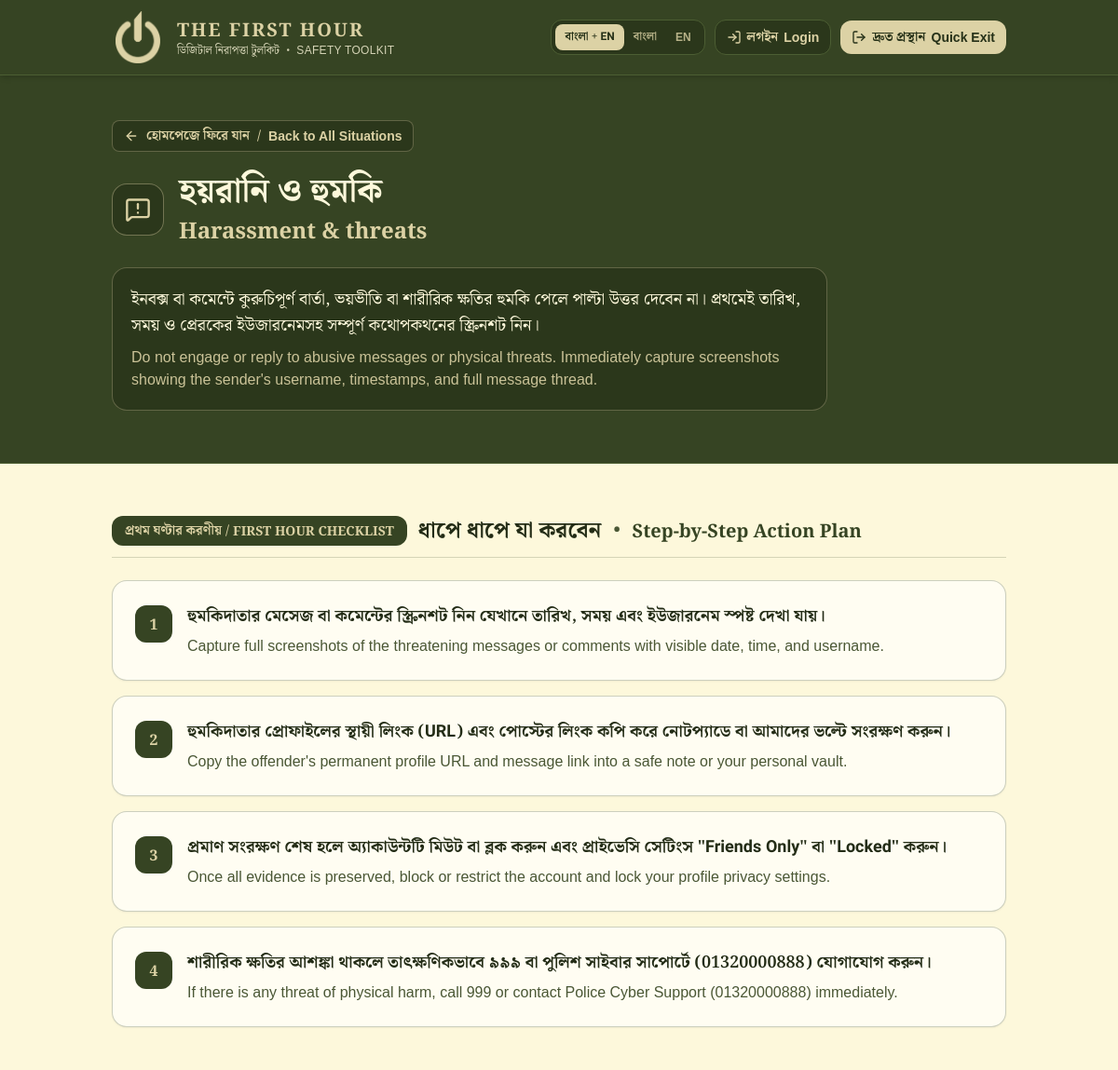
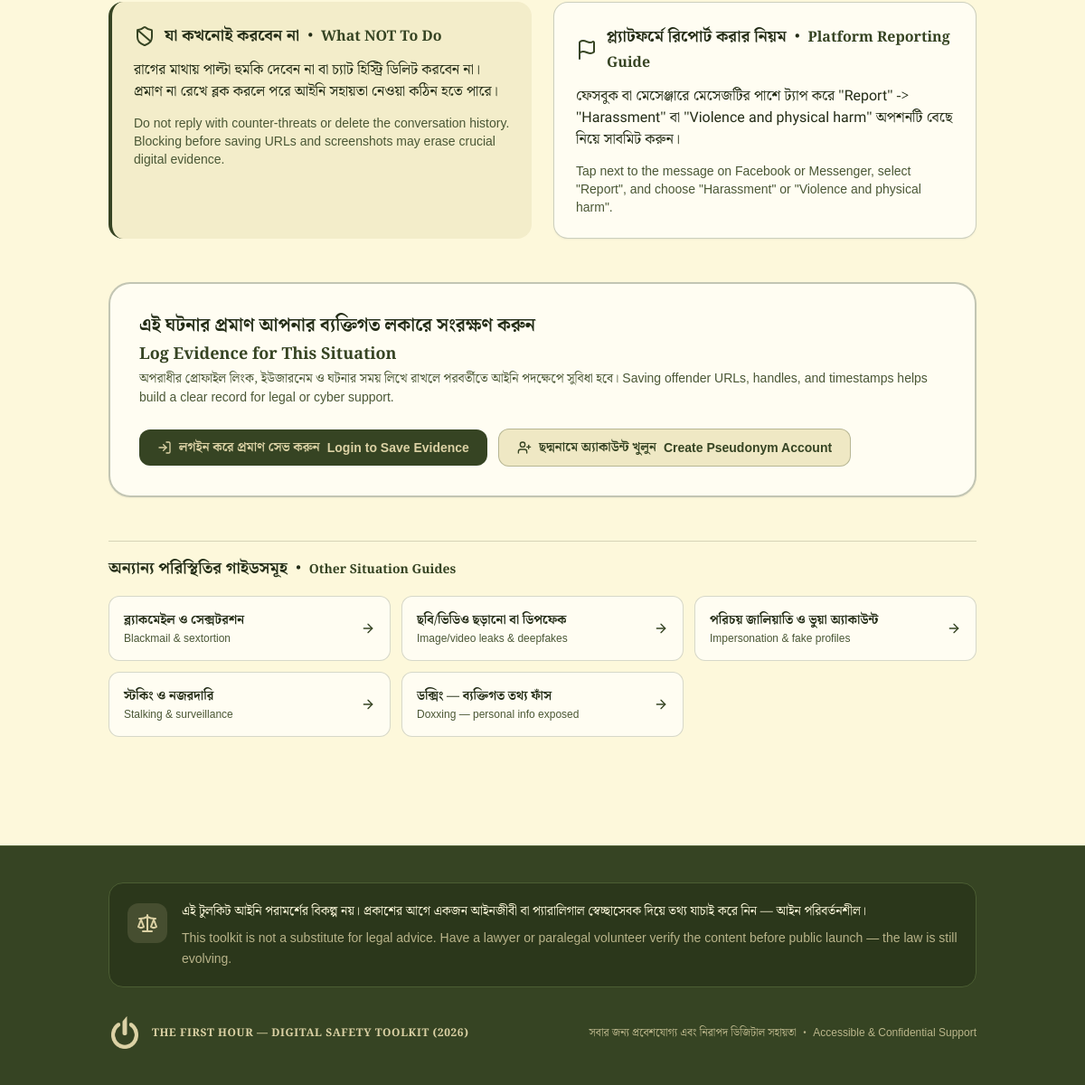
/situation/harassment-and-threats/, run on the app's committed database (2 pictures, top to bottom).
### toolkit/models.py (models this page shows, shortened)
class Situation(models.Model):
    slug = models.SlugField(max_length=100, unique=True)
    titleBn = models.CharField(max_length=200)
    titleEn = models.CharField(max_length=200)
    iconName = models.CharField(max_length=60, default='shield-alert')
    immediateActionBn = models.TextField()
    immediateActionEn = models.TextField()
    detailedStepsBn = models.TextField(blank=True)
    detailedStepsEn = models.TextField(blank=True)
    whatNotToDoBn = models.TextField(blank=True)
    whatNotToDoEn = models.TextField(blank=True)
    platformGuideBn = models.TextField(blank=True)
    platformGuideEn = models.TextField(blank=True)
    actionBtnBn = models.CharField(max_length=100, default='রিপোর্ট করুন')
    actionBtnEn = models.CharField(max_length=100, default='Report Now')
    displayOrder = models.PositiveSmallIntegerField(default=0)
    isActive = models.BooleanField(default=True)
    class Meta:
        ordering = ['displayOrder', 'id']
    def getStepsListBn(self):
        return [line.strip() for line in self.detailedStepsBn.splitlines() if line.strip()]
    def getStepsListEn(self):
        return [line.strip() for line in self.detailedStepsEn.splitlines() if line.strip()]
    def getStepPairs(self):
        bnList = self.getStepsListBn()
        enList = self.getStepsListEn()
        maxLength = max(len(bnList), len(enList))
        pairs = []
        for idx in range(maxLength):
            bnText = bnList[idx] if idx < len(bnList) else ''
            enText = enList[idx] if idx < len(enList) else ''
            pairs.append({'index': idx + 1, 'bn': bnText, 'en': enText})
        return pairs

### toolkit/views.py (the view)
# urls.py: path('situation/<slug:slug>/', views.situationDetailView, name='situationDetail'),
def situationDetailView(request, slug):
    situation = get_object_or_404(Situation, slug=slug, isActive=True)
    otherSituations = Situation.objects.filter(isActive=True).exclude(id=situation.id)
    evidenceSteps = EvidenceStep.objects.all()
    supportChannels = SupportChannel.objects.filter(isActive=True)
    contextData = {
        'situation': situation,
        'stepPairs': situation.getStepPairs(),
        'otherSituations': otherSituations,
        'evidenceSteps': evidenceSteps,
        'supportChannels': supportChannels,
    }
    return render(request, 'toolkit/situationDetail.html', contextData)

### templates/toolkit/situationDetail.html (shortened to what this page needs)
{% extends 'base.html' %}
{% block content %}
<section class="bg-brand text-canvas pt-8 pb-10 sm:pt-12 sm:pb-14 border-b border-charcoal-border" aria-labelledby="situation-heading">
    <div class="max-w-5xl mx-auto px-4 sm:px-6 lg:px-8 space-y-6">
        <a href="{% url 'toolkit:home' %}" class="inline-flex items-center gap-2 text-xs sm:text-sm font-bold text-brand-gold hover:text-canvas focus-ring rounded-lg py-1.5 px-3 bg-charcoal-card border border-brand-gold/30">
            <i data-lucide="arrow-left" class="w-4 h-4" aria-hidden="true"></i>
            <span class="lang-bn">হোমপেজে ফিরে যান</span>
            <span class="lang-sep">/</span>
            <span class="lang-en font-en">Back to All Situations</span>
        </a>
        <div class="flex flex-col sm:flex-row sm:items-center gap-4">
            <div class="w-14 h-14 rounded-2xl bg-charcoal-card border border-brand-gold/40 text-brand-gold flex items-center justify-center shrink-0">
                <i data-lucide="{{ situation.iconName }}" class="w-7 h-7" aria-hidden="true"></i>
            </div>
            <div class="space-y-1">
                <h1 id="situation-heading" class="text-2xl sm:text-4xl font-bold text-canvas">
                    <span class="lang-bn">{{ situation.titleBn }}</span>
                    <span class="block lang-en font-title text-lg sm:text-2xl text-brand-gold mt-1">{{ situation.titleEn }}</span>
                </h1>
            </div>
        </div>
        <div class="p-5 rounded-2xl bg-charcoal-card border border-brand-gold/30 space-y-2 max-w-3xl">
            <p class="lang-bn text-base sm:text-lg text-canvas font-medium leading-relaxed">
                {{ situation.immediateActionBn }}
            </p>
            <p class="lang-en font-en text-sm sm:text-base text-brand-gold/90 leading-relaxed">
                {{ situation.immediateActionEn }}
            </p>
        </div>
    </div>
</section>
<div class="max-w-5xl mx-auto px-4 sm:px-6 lg:px-8 py-10 sm:py-14 space-y-12">
    <section aria-labelledby="first-hour-steps-heading" class="space-y-6">
        <div class="flex items-center gap-3 pb-3 border-b border-brand/20">
            <span class="inline-flex items-center justify-center px-3.5 py-1.5 rounded-xl bg-brand text-brand-gold font-bold text-xs sm:text-sm uppercase">
                <span class="lang-bn">প্রথম ঘণ্টার করণীয়</span>
                <span class="lang-sep mx-1">/</span>
                <span class="lang-en font-title">FIRST HOUR CHECKLIST</span>
            </span>
            <h2 id="first-hour-steps-heading" class="text-xl sm:text-2xl font-bold text-ink">
                <span class="lang-bn">ধাপে ধাপে যা করবেন</span>
                <span class="lang-sep mx-1.5 text-muted">•</span>
                <span class="lang-en font-title text-lg sm:text-xl text-brand">Step-by-Step Action Plan</span>
            </h2>
        </div>
        <ol class="space-y-4">
            {% for pair in stepPairs %}
            <li class="bg-surface p-5 sm:p-6 rounded-2xl border border-brand/25 shadow-sm flex items-start gap-4">
                <span class="w-10 h-10 rounded-xl bg-brand text-brand-gold font-title font-bold text-base flex items-center justify-center shrink-0 mt-0.5" aria-hidden="true">
                    {{ pair.index }}
                </span>
                <div class="space-y-1.5">
                    <p class="lang-bn text-base sm:text-lg font-bold text-ink leading-snug">{{ pair.bn }}</p>
                    <p class="lang-en font-en text-sm sm:text-base text-muted leading-relaxed">{{ pair.en }}</p>
                </div>
            </li>
            {% endfor %}
        </ol>
    </section>
    <div class="grid grid-cols-1 md:grid-cols-2 gap-6">
        {% if situation.whatNotToDoBn or situation.whatNotToDoEn %}
        <section aria-labelledby="do-not-heading" class="bg-brand-soft/70 rounded-2xl border-l-4 border-brand p-6 space-y-3">
            <div class="flex items-center gap-2.5">
                <i data-lucide="shield-ban" class="w-6 h-6 text-brand shrink-0" aria-hidden="true"></i>
                <h2 id="do-not-heading" class="text-lg font-bold text-ink">
                    <span class="lang-bn">যা কখনোই করবেন না</span>
                    <span class="lang-sep mx-1">•</span>
                    <span class="lang-en font-title text-base text-brand">What NOT To Do</span>
                </h2>
            </div>
            <p class="lang-bn text-sm sm:text-base text-ink font-medium leading-relaxed">{{ situation.whatNotToDoBn }}</p>
            <p class="lang-en font-en text-xs sm:text-sm text-muted leading-relaxed">{{ situation.whatNotToDoEn }}</p>
        </section>
        {% endif %}
        {% if situation.platformGuideBn or situation.platformGuideEn %}
        <section aria-labelledby="platform-guide-heading" class="bg-surface rounded-2xl border border-brand/25 p-6 space-y-3 shadow-sm">
            <div class="flex items-center gap-2.5">
                <i data-lucide="flag" class="w-6 h-6 text-brand shrink-0" aria-hidden="true"></i>
                <h2 id="platform-guide-heading" class="text-lg font-bold text-ink">
                    <span class="lang-bn">প্ল্যাটফর্মে রিপোর্ট করার নিয়ম</span>
                    <span class="lang-sep mx-1">•</span>
                    <span class="lang-en font-title text-base text-brand">Platform Reporting Guide</span>
                </h2>
            </div>
            <p class="lang-bn text-sm sm:text-base text-ink font-medium leading-relaxed">{{ situation.platformGuideBn }}</p>
            <p class="lang-en font-en text-xs sm:text-sm text-muted leading-relaxed">{{ situation.platformGuideEn }}</p>
        </section>
        {% endif %}
    </div>
    <section aria-labelledby="detail-vault-heading" class="bg-surface rounded-3xl border-2 border-brand/30 p-6 sm:p-8 shadow-sm space-y-5">
        <div class="space-y-1">
            <h2 id="detail-vault-heading" class="text-xl font-bold text-ink">
                <span class="lang-bn">এই ঘটনার প্রমাণ আপনার ব্যক্তিগত লকারে সংরক্ষণ করুন</span>
                <span class="block lang-en font-title text-base sm:text-lg text-brand mt-0.5">Log Evidence for This Situation</span>
            </h2>
            <p class="text-xs sm:text-sm text-muted">
                <span class="lang-bn">অপরাধীর প্রোফাইল লিংক, ইউজারনেম ও ঘটনার সময় লিখে রাখলে পরবর্তীতে আইনি পদক্ষেপে সুবিধা হবে।</span>
                <span class="lang-en font-en">Saving offender URLs, handles, and timestamps helps build a clear record for legal or cyber support.</span>
            </p>
        </div>
        {% if user.is_authenticated %}
        <form method="post" action="{% url 'toolkit:saveIncident' %}" class="space-y-4">
            {% csrf_token %}
            <input type="hidden" name="situationId" value="{{ situation.id }}">
            <div class="grid grid-cols-1 sm:grid-cols-2 gap-4">
                <div>
                    <label for="offenderUsername" class="block text-xs font-bold text-ink mb-1">
                        <span class="lang-bn">হুমকিদাতার ইউজারনেম</span>
                        <span class="lang-en font-en">Offender Username</span>
                    </label>
                    <input type="text" id="offenderUsername" name="offenderUsername" placeholder="@username" class="w-full rounded-xl border border-brand/30 bg-canvas px-4 py-2.5 text-sm text-ink focus-ring">
                </div>
                <div>
                    <label for="offenderProfileUrl" class="block text-xs font-bold text-ink mb-1">
                        <span class="lang-bn">প্রোফাইল বা পোস্টের লিংক (URL)</span>
                        <span class="lang-en font-en">Profile or Post URL</span>
                    </label>
                    <input type="url" id="offenderProfileUrl" name="offenderProfileUrl" placeholder="https://..." class="w-full rounded-xl border border-brand/30 bg-canvas px-4 py-2.5 text-sm font-mono text-ink focus-ring">
                </div>
            </div>
            <div>
                <label for="incidentDetails" class="block text-xs font-bold text-ink mb-1">
                    <span class="lang-bn">ঘটনার সংক্ষিপ্ত বিবরণ *</span>
                    <span class="lang-en font-en">Incident Notes *</span>
                </label>
                <textarea id="incidentDetails" name="incidentDetails" rows="3" required class="w-full rounded-xl border border-brand/30 bg-canvas px-4 py-2.5 text-sm text-ink focus-ring"></textarea>
            </div>
            <label class="flex items-center gap-2.5 cursor-pointer">
                <input type="checkbox" name="requestPeerSupport" class="h-4 w-4 rounded border-brand/40 text-brand focus:ring-brand">
                <span class="text-xs sm:text-sm font-bold text-ink">
                    <span class="lang-bn">পিয়ার-সাপোর্ট টিমের সহায়তা চাই</span>
                    <span class="lang-sep">/</span>
                    <span class="lang-en font-en">Request Peer-Support Assistance</span>
                </span>
            </label>
            <button type="submit" class="inline-flex items-center gap-2 px-6 py-3 rounded-xl bg-brand hover:bg-brand-dark text-brand-gold font-bold text-sm transition-colors focus-ring">
                <i data-lucide="save" class="w-4 h-4" aria-hidden="true"></i>
                <span class="lang-bn">লকারে সংরক্ষণ করুন</span>
                <span class="lang-en font-en">Save to Vault</span>
            </button>
        </form>
        {% else %}
        <div class="flex flex-wrap items-center gap-3 pt-1">
            <a href="{% url 'toolkit:login' %}?next={{ request.path }}" class="inline-flex items-center gap-2 px-5 py-2.5 rounded-xl bg-brand hover:bg-brand-dark text-brand-gold text-sm font-bold transition-colors focus-ring">
                <i data-lucide="log-in" class="w-4 h-4" aria-hidden="true"></i>
                <span class="lang-bn">লগইন করে প্রমাণ সেভ করুন</span>
                <span class="lang-en font-en">Login to Save Evidence</span>
            </a>
            <a href="{% url 'toolkit:register' %}" class="inline-flex items-center gap-2 px-5 py-2.5 rounded-xl bg-brand-soft hover:bg-brand/20 text-brand text-sm font-bold transition-colors focus-ring border border-brand/30">
                <i data-lucide="user-plus" class="w-4 h-4" aria-hidden="true"></i>
                <span class="lang-bn">ছদ্মনামে অ্যাকাউন্ট খুলুন</span>
                <span class="lang-en font-en">Create Pseudonym Account</span>
            </a>
        </div>
        {% endif %}
    </section>
    <section aria-labelledby="other-situations-heading" class="space-y-4 pt-4 border-t border-brand/20">
        <h2 id="other-situations-heading" class="text-base sm:text-lg font-bold text-ink">
            <span class="lang-bn">অন্যান্য পরিস্থিতির গাইডসমূহ</span>
            <span class="lang-sep mx-1">•</span>
            <span class="lang-en font-title text-sm text-brand">Other Situation Guides</span>
        </h2>
        <div class="grid grid-cols-1 sm:grid-cols-2 md:grid-cols-3 gap-3">
            {% for item in otherSituations %}
            <a href="{% url 'toolkit:situationDetail' item.slug %}" class="p-4 rounded-xl bg-surface border border-brand/20 hover:border-brand flex items-center justify-between gap-3 transition-colors focus-ring">
                <div class="space-y-0.5">
                    <span class="block lang-bn text-sm font-bold text-ink">{{ item.titleBn }}</span>
                    <span class="block lang-en font-en text-xs text-muted">{{ item.titleEn }}</span>
                </div>
                <i data-lucide="arrow-right" class="w-4 h-4 text-brand shrink-0" aria-hidden="true"></i>
            </a>
            {% endfor %}
        </div>
    </section>
</div>
{% endblock %}

### data on the page
Situation: titleBn "হয়রানি ও হুমকি", titleEn "Harassment & threats", immediateActionBn "ইনবক্স বা কমেন্টে কুরুচিপূর্ণ বার্তা, ভয়ভীতি বা শারীরিক ক্ষতির হুমকি পেলে পাল্টা উত্তর দেবেন না। প্রথমেই তারিখ, সময় ও প্রেরকের ইউজারনেমসহ সম্পূর্ণ কথোপকথনের স্ক্রিনশট নিন।", immediateActionEn "Do not engage or reply to abusive messages or physical threats. Immediately capture screenshots showing the sender's username, timestamps, and full message thread.", whatNotToDoBn "রাগের মাথায় পাল্টা হুমকি দেবেন না বা চ্যাট হিস্ট্রি ডিলিট করবেন না। প্রমাণ না রেখে ব্লক করলে পরে আইনি সহায়তা নেওয়া কঠিন হতে পারে।", whatNotToDoEn "Do not reply with counter-threats or delete the conversation history. Blocking before saving URLs and screenshots may erase crucial digital evidence.", platformGuideBn "ফেসবুক বা মেসেঞ্জারে মেসেজটির পাশে ট্যাপ করে \"Report\" -> \"Harassment\" বা \"Violence and physical harm\" অপশনটি বেছে নিয়ে সাবমিট করুন।", platformGuideEn "Tap next to the message on Facebook or Messenger, select \"Report\", and choose \"Harassment\" or \"Violence and physical harm\"."
Situation: titleBn "ব্ল্যাকমেইল ও সেক্সটরশন", titleEn "Blackmail & sextortion"
Situation: titleBn "ছবি/ভিডিও ছড়ানো বা ডিপফেক", titleEn "Image/video leaks & deepfakes"
Situation: titleBn "পরিচয় জালিয়াতি ও ভুয়া অ্যাকাউন্ট", titleEn "Impersonation & fake profiles"
Situation: titleBn "স্টকিং ও নজরদারি", titleEn "Stalking & surveillance"
Situation: titleBn "ডক্সিং — ব্যক্তিগত তথ্য ফাঁস", titleEn "Doxxing — personal info exposed"

### other printed values
{{ pair.index }} "1" "2" "3" "4"
{{ pair.bn }} "হুমকিদাতার মেসেজ বা কমেন্টের স্ক্রিনশট নিন যেখানে তারিখ, সময় এবং ইউজারনেম স্পষ্ট দেখা যায়।" "হুমকিদাতার প্রোফাইলের স্থায়ী লিংক (URL) এবং পোস্টের লিংক কপি করে নোটপ্যাডে বা আমাদের ভল্টে সংরক্ষণ করুন।" "প্রমাণ সংরক্ষণ শেষ হলে অ্যাকাউন্টটি মিউট বা ব্লক করুন এবং প্রাইভেসি সেটিংস \"Friends Only\" বা \"Locked\" করুন।" "শারীরিক ক্ষতির আশঙ্কা থাকলে তাৎক্ষণিকভাবে ৯৯৯ বা পুলিশ সাইবার সাপোর্টে (01320000888) যোগাযোগ করুন।"
{{ pair.en }} "Capture full screenshots of the threatening messages or comments with visible date, time, and username." "Copy the offender's permanent profile URL and message link into a safe note or your personal vault." "Once all evidence is preserved, block or restrict the account and lock your profile privacy settings." "If there is any threat of physical harm, call 999 or contact Police Cyber Support (01320000888) immediately."
